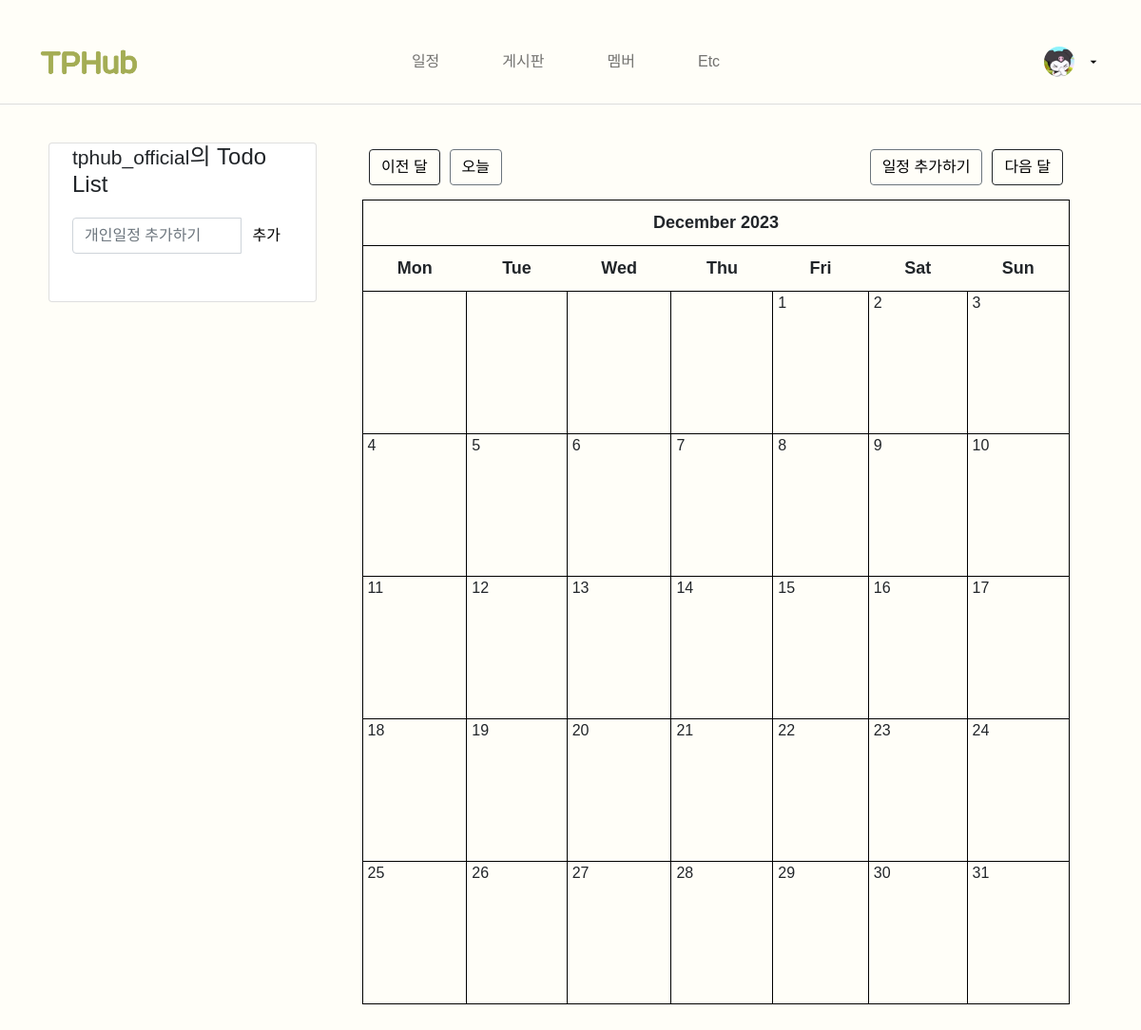
The page /schedule/ (signed in) on the database as committed earlier.
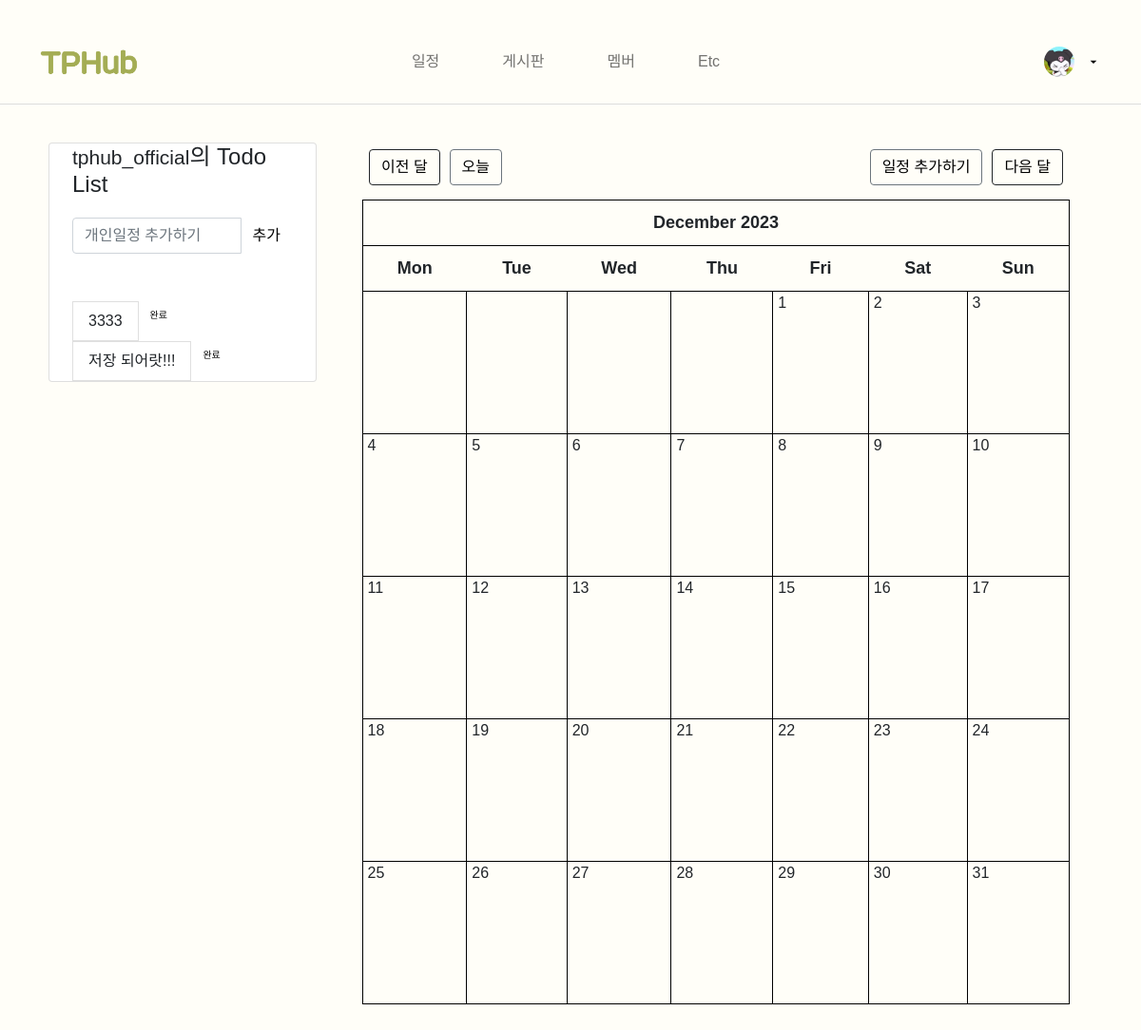
The same page on the database as committed later.
### schedule/models.py (models this page shows, shortened)
class Todo(models.Model):
    content = models.CharField(max_length=255)
    author = models.ForeignKey(User, null=True, blank=False, on_delete=models.SET_NULL)

### schedule/views.py (the view)
class CalendarView(generic.ListView):
    model = Event
    template_name = 'schedule/calendar.html'
    def get_context_data(self, **kwargs):
        context = super().get_context_data(**kwargs)
        today = datetime.today().date()
        d = get_date(self.request.GET.get('month', str(today.year) + '-' + str(today.month))) ## ('day', None)
        schedule = Calendar(d.year, d.month)
        html_schedule = schedule.formatmonth(withyear=True)
        context['calendar'] = mark_safe(html_schedule)
        context['prev_month'] = prev_month(d)
        context['next_month'] = next_month(d)
        context['prev_month_url'] = f"{reverse('schedule:calendar')}?{context['prev_month']}"
        context['next_month_url'] = f"{reverse('schedule:calendar')}?{context['next_month']}"
        context['today'] = today
        todos = Todo.objects.all()
        context['todos'] = todos
        return context

### schedule/utils.py (called while the page is built)
	def formatday(self, day, events):
		events_per_day = events.filter(start_time__day=day)
		d = ''
		for event in events_per_day:
			d += f'<li> {event.get_html_url} </li>'
		if day != 0:
			return f"<td><span class='date'>{day}</span><ul> {d} </ul></td>"
		return '<td></td>'

	def formatweek(self, theweek, events):
		week = ''
		for d, weekday in theweek:
			week += self.formatday(d, events)
		return f'<tr> {week} </tr>'

	def formatmonth(self, withyear=True):
		events = Event.objects.filter(start_time__year=self.year, start_time__month=self.month)
		schedule = f'<table border="0" cellpadding="0" cellspacing="0" class="calendar">\n'
		schedule += f'{self.formatmonthname(self.year, self.month, withyear=withyear)}\n'
		schedule += f'{self.formatweekheader()}\n'
		for week in self.monthdays2calendar(self.year, self.month):
			schedule += f'{self.formatweek(week, events)}\n'
		return schedule

### schedule/views.py (called while the page is built)
def prev_month(d):
    first = d.replace(day=1)
    prev_month = first - timedelta(days=1)
    month = 'month=' + str(prev_month.year) + '-' + str(prev_month.month)
    return month

### schedule/templates/schedule/calendar.html
{% extends 'schedule/base.html' %}
{% block calendar_area %}
    <div class="clearfix">
        <a class="btn btn-dark left" href="{{ prev_month_url }}"> 이전 달 </a>
        <a class="btn btn-secondary left" style="margin-left: 10px" href="{% url 'schedule:calendar' %}?month={{ today.year }}-{{ today.month }}"> 오늘 </a>
        <a class="btn btn-dark right" href="{{ next_month_url }}"> 다음 달 </a>
        <a class="btn btn-secondary right" style="margin-right: 10px"  href="{% url 'schedule:event_new' %}"> 일정 추가하기 </a>
    </div>
    {{ calendar }}
{% endblock %}

### schedule/templates/schedule/index.html (shortened to what this page needs)
{% block personal_schedule %}
<div class="container">
        <div class="header">
            <div class="page-header">
                <h4><small>{{ user }}</small>의 Todo List </h4>
            </div>
        </div>
        <div class="content">
            <div class="messageDiv">
                <form action="./createTodo" method="POST">
                    <div class="input-group">
                        <input id="todoContent" name="todoContent" type="text" class="form-control" placeholder="개인일정 추가하기">
                        <span class="input-group-btn">
                            <button class="btn btn-default" type="submit">추가</button>
                        </span>
                    </div>
                </form>
            </div>
            {% if user.is_authenticated %}
            <div class="toDoDiv">
                <ul class="list-group">
                    {% for todo in todos %}
                        {% if todo.author == user %}
                        <form action="./deleteTodo" method="GET">
                            <div class="input-group">
                                <li class="list-group-item">{{ todo.content }}</li>
                                <span class="input-group-addon">
                                    <button type="submit" class="custom-btn btn btn-black">완료</button>
                                </span>
                            </div>
                        </form>
                        {% endif %}
                    {% endfor %}
                </ul>
            </div>
            {% else %}
                <p> 로그인이 필요합니다 </p>
            {% endif %}
        </div>
    </div>
{% endblock %}

Rows that differ between the two databases and show on the page:
added Todo: content "3333"
added Todo: content "저장 되어랏!!!"
